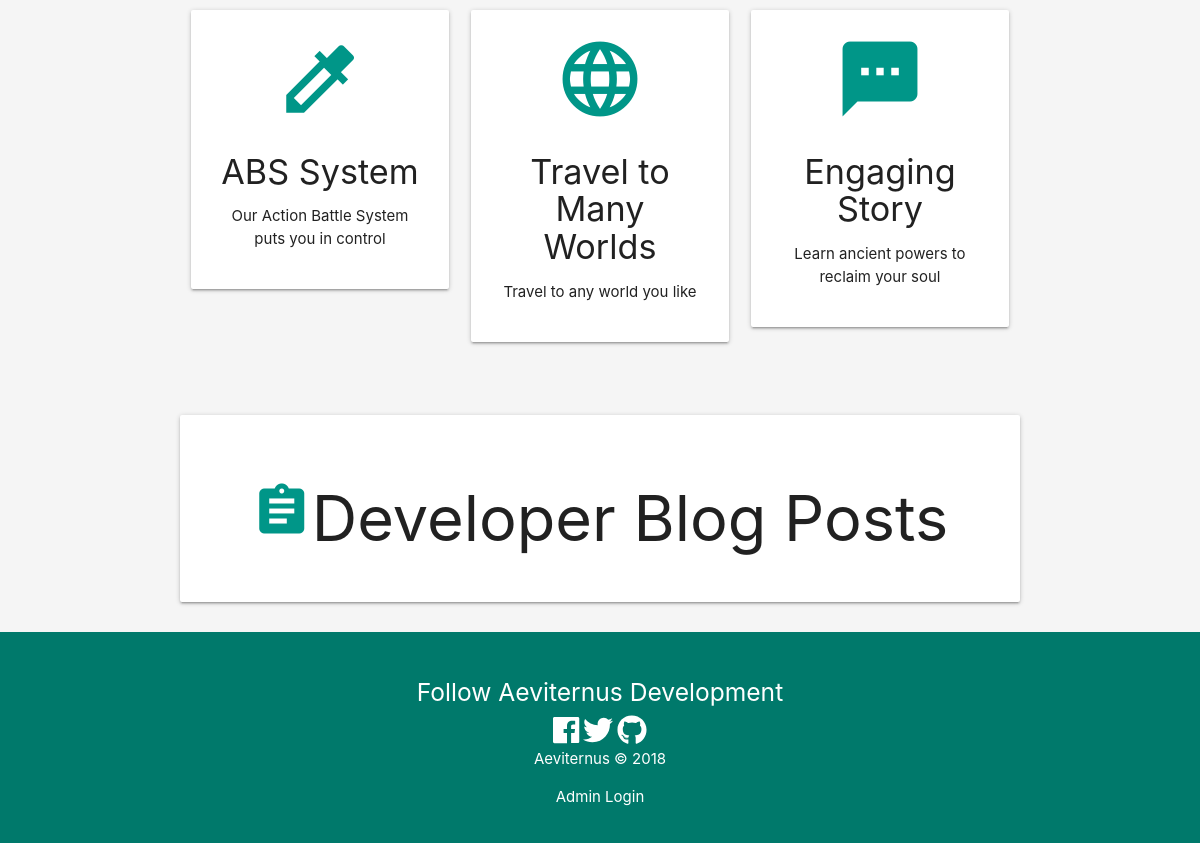
The app's page / (lower part), older data.
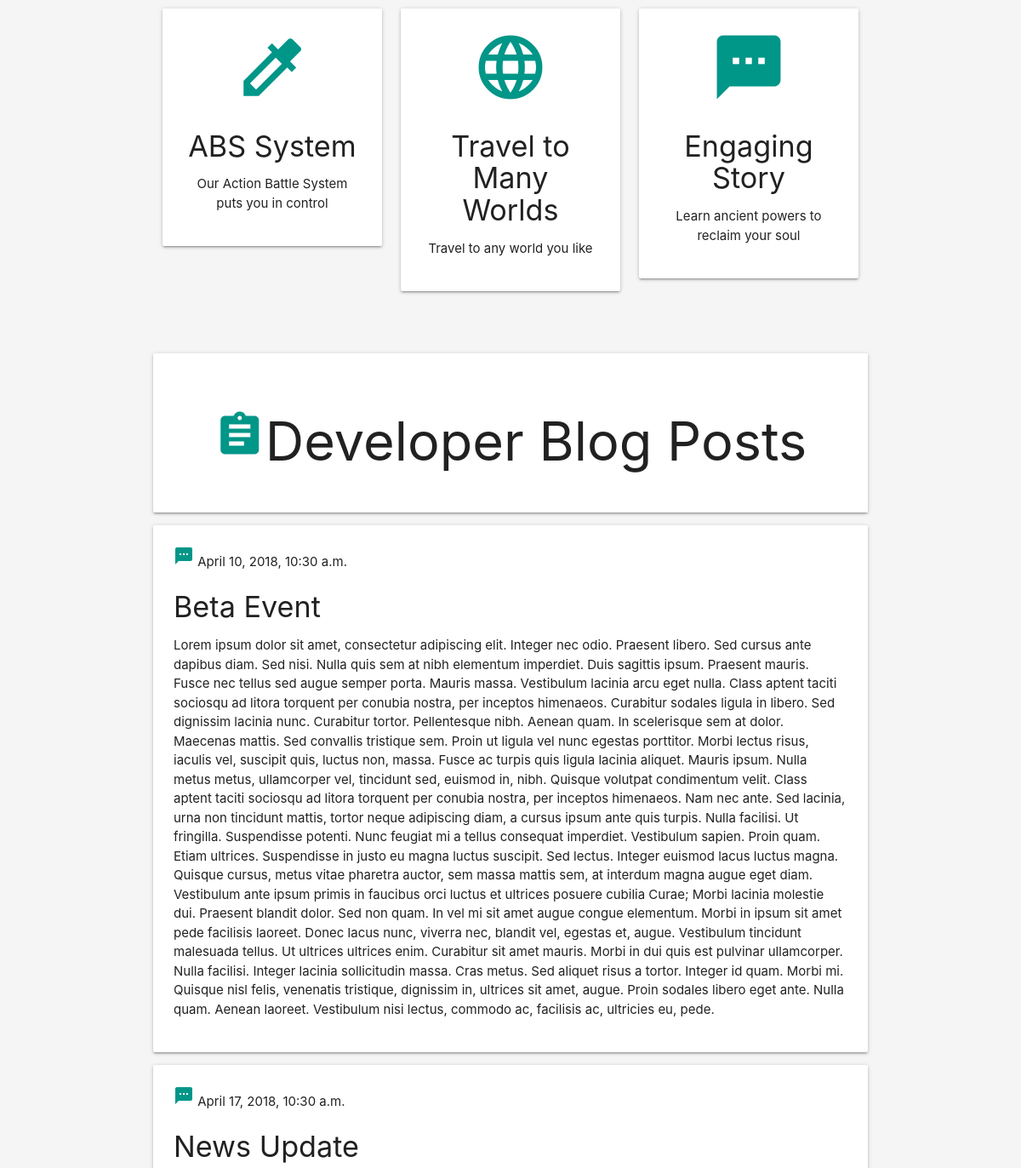
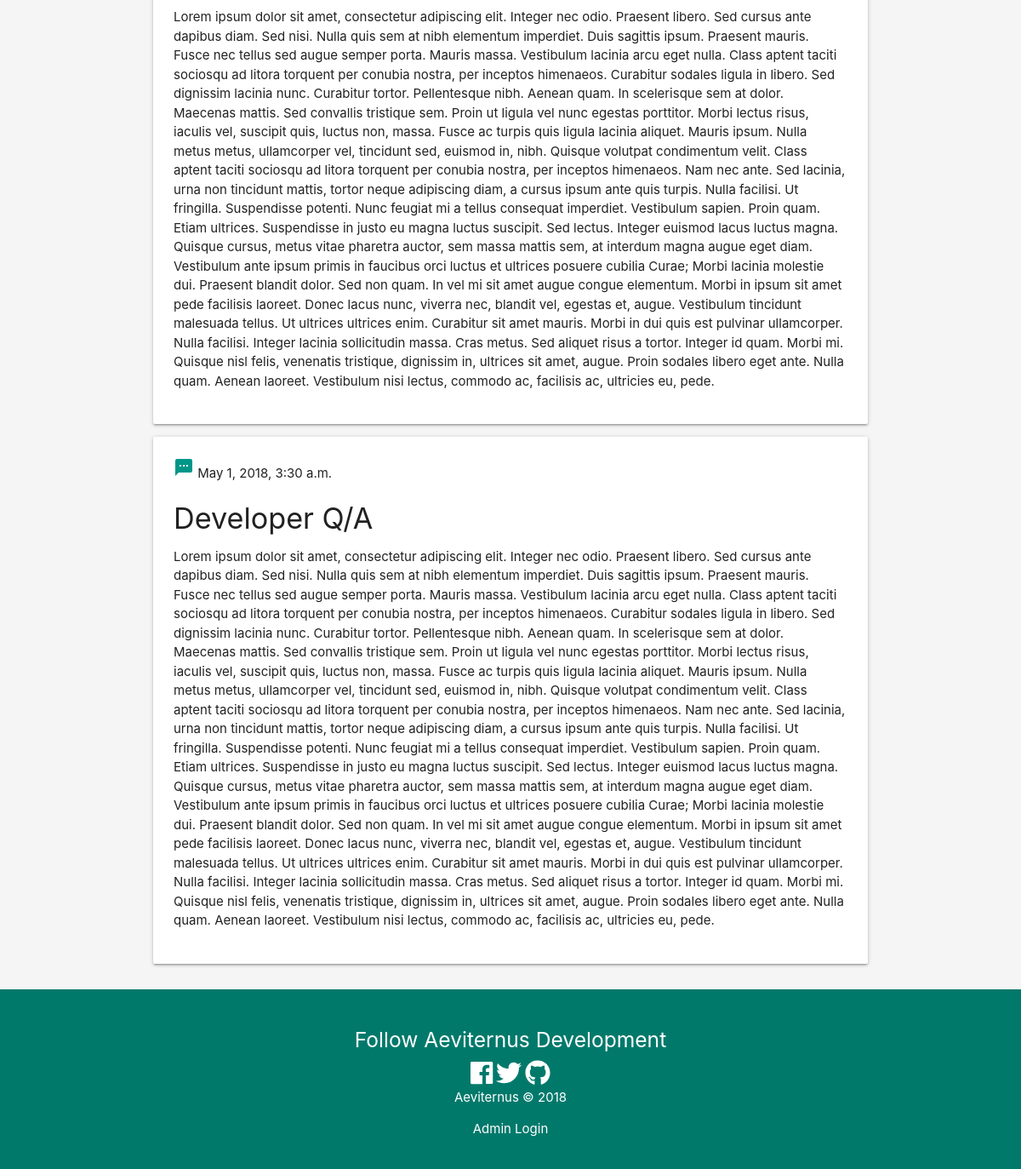
The same page, newer data (2 pictures, top to bottom).
### home/models.py (models this page shows, shortened)
class Post(models.Model):
    author = models.ForeignKey('auth.User', on_delete=models.CASCADE)
    title = models.CharField(max_length=200)
    text = models.TextField()
    created_date = models.DateTimeField(
            default=timezone.now)
    published_date = models.DateTimeField(
            blank=True, null=True)

### home/views.py (the view)
# urls.py: path(r'', views.home),
def home(request):
    posts = Post.objects.filter(published_date__lte=timezone.now()).order_by('published_date')
    return render(request, 'home/home.html', {'posts': posts})

### home/templates/home/home.html (shortened to what this page needs)
{% extends 'base.html' %}
{% block head %}
{% load static %}
{% endblock %}
{% block body %}
<section class="section section-icons grey lighten-4 center">
  <div class="container">
    <div class="row">
      <div class="col s12 m4">
        <div class="card-panel hoverable">
          <i class="material-icons large teal-text">colorize</i>
          <h4>ABS System</h4>
          <p>Our Action Battle System puts you in control</p>
        </div>
      </div>
      <div class="col s12 m4">
        <div class="card-panel hoverable">
          <i class="material-icons large teal-text">language</i>
          <h4>Travel to Many Worlds</h4>
          <p>Travel to any world you like</p>
        </div>
      </div>
      <div class="col s12 m4">
        <div class="card-panel hoverable">
          <i class="material-icons large teal-text">textsms</i>
          <h4>Engaging Story</h4>
          <p>Learn ancient powers to reclaim your soul</p>
        </div>
      </div>
    </div>
  </div>
</section>
<section class="section section-icons grey lighten-4">
  <div class="container">
        <div class="card-panel hoverable">
      <h1 class="center"><i class="material-icons medium teal-text">assignment</i>Developer Blog Posts</h1>
    </div>
    {% for post in posts %}
    <div class="col s12 m4">
      <div class="card-panel hoverable">
        <i class="material-icons  teal-text">textsms</i>
        {{ post.published_date }}
        <h4>{{ post.title }}</h4>
        <p>{{ post.text }}</p>
      </div>
    </div>
  {% endfor %}
    </div>
  </section>
{% endblock %}

### home/templates/base.html (shortened to what this page needs)
<!DOCTYPE html>
<html>
<head>
  {% load static %}
  <link rel="stylesheet" href="https://cdnjs.cloudflare.com/ajax/libs/materialize/1.0.0-beta/css/materialize.min.css">
</head>
<body id="home">
  {% block body %}
  {% endblock %}
  <footer class="section teal darken-2 white-text center">
      <div class="container">
        <div class="row">
          <div class="col s12">
            <h5>Follow Aeviternus Development</h5>
            <a href="https://www.facebook.com/troy.samra" class="white-text">
              <i class="fab fa-facebook fa-2x"></i>
            </a>
            <a href="https://twitter.com/ChicksMagee" class="white-text">
              <i class="fab fa-twitter fa-2x"></i>
            </a>
            <a href="https://github.com/brucelo222/Aeviternus" class="white-text">
            <i class="fab fa-github fa-2x"></i>
            </a>
          </div>
         <p>Aeviternus &copy; 2018 </p>
         <a class = "white-text" href="{% url 'admin:index' %}">Admin Login</a>
        </div>
      </div>
  </footer>
</body>
</html>

Row changes from the older to the newer data that the page shows:
added Post: published_date "April 10, 2018, 10:30 a.m.", title "Beta Event", text "Lorem ipsum dolor sit amet, consectetur adipiscing elit. Integer nec odio. Praesent libero. Sed cursus ante dapibus diam. Sed nisi. Nulla quis sem at nibh elementum imperdiet. Duis sagittis ipsum. Praesent mauris. Fusce nec tellus sed augue semper porta. Mauris massa. Vestibulum lacinia arcu eget nulla. Class aptent taciti sociosqu ad litora torquent per conubia nostra, per inceptos himenaeos. Curabitur sodales ligula in libero. Sed dignissim lacinia nunc. Curabitur tortor. Pellentesque nibh. Aenean quam. In scelerisque sem at dolor. Maecenas mattis. Sed convallis tristique sem. Proin ut ligula vel nunc egestas porttitor. Morbi lectus risus, iaculis vel, suscipit quis, luctus non, massa.…"
added Post: published_date "April 17, 2018, 10:30 a.m.", title "News Update", text "Lorem ipsum dolor sit amet, consectetur adipiscing elit. Integer nec odio. Praesent libero. Sed cursus ante dapibus diam. Sed nisi. Nulla quis sem at nibh elementum imperdiet. Duis sagittis ipsum. Praesent mauris. Fusce nec tellus sed augue semper porta. Mauris massa. Vestibulum lacinia arcu eget nulla. Class aptent taciti sociosqu ad litora torquent per conubia nostra, per inceptos himenaeos. Curabitur sodales ligula in libero. Sed dignissim lacinia nunc. Curabitur tortor. Pellentesque nibh. Aenean quam. In scelerisque sem at dolor. Maecenas mattis. Sed convallis tristique sem. Proin ut ligula vel nunc egestas porttitor. Morbi lectus risus, iaculis vel, suscipit quis, luctus non, massa.…"
added Post: published_date "May 1, 2018, 3:30 a.m.", title "Developer Q/A", text "Lorem ipsum dolor sit amet, consectetur adipiscing elit. Integer nec odio. Praesent libero. Sed cursus ante dapibus diam. Sed nisi. Nulla quis sem at nibh elementum imperdiet. Duis sagittis ipsum. Praesent mauris. Fusce nec tellus sed augue semper porta. Mauris massa. Vestibulum lacinia arcu eget nulla. Class aptent taciti sociosqu ad litora torquent per conubia nostra, per inceptos himenaeos. Curabitur sodales ligula in libero. Sed dignissim lacinia nunc. Curabitur tortor. Pellentesque nibh. Aenean quam. In scelerisque sem at dolor. Maecenas mattis. Sed convallis tristique sem. Proin ut ligula vel nunc egestas porttitor. Morbi lectus risus, iaculis vel, suscipit quis, luctus non, massa.…"
